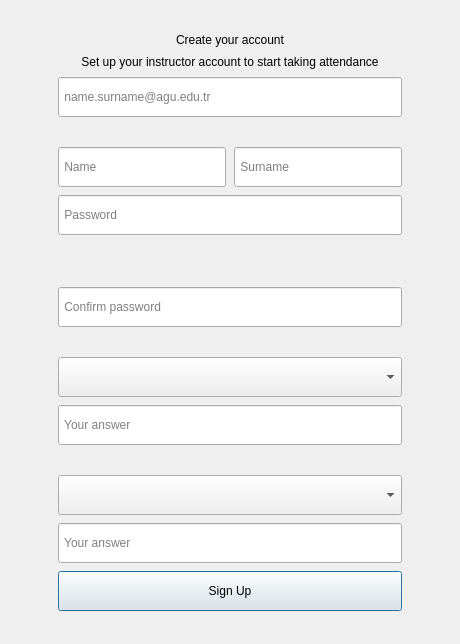
<?xml version="1.0" encoding="UTF-8"?>
<ui version="4.0">
 <class>Dialog</class>
 <widget class="QDialog" name="Dialog">
  <property name="geometry">
   <rect>
    <x>0</x>
    <y>0</y>
    <width>460</width>
    <height>640</height>
   </rect>
  </property>
  <property name="windowTitle">
   <string>Create Account</string>
  </property>
  <layout class="QVBoxLayout" name="root_layout">
   <property name="leftMargin"><number>0</number></property>
   <property name="topMargin"><number>0</number></property>
   <property name="rightMargin"><number>0</number></property>
   <property name="bottomMargin"><number>0</number></property>
   <item>
    <widget class="QWidget" name="background" native="true">
     <layout class="QVBoxLayout" name="background_layout">
      <item>
       <spacer name="top_spacer">
        <property name="orientation"><enum>Qt::Vertical</enum></property>
        <property name="sizeType"><enum>QSizePolicy::Expanding</enum></property>
        <property name="sizeHint" stdset="0"><size><width>20</width><height>40</height></size></property>
       </spacer>
      </item>
      <item>
       <layout class="QHBoxLayout" name="center_layout">
        <item>
         <spacer name="left_spacer">
          <property name="orientation"><enum>Qt::Horizontal</enum></property>
          <property name="sizeType"><enum>QSizePolicy::Expanding</enum></property>
          <property name="sizeHint" stdset="0"><size><width>40</width><height>20</height></size></property>
         </spacer>
        </item>
        <item>
         <widget class="QFrame" name="card_frame">
          <property name="minimumSize"><size><width>400</width><height>0</height></size></property>
          <property name="maximumSize"><size><width>400</width><height>16777215</height></size></property>
          <layout class="QVBoxLayout" name="card_layout">
           <property name="leftMargin"><number>28</number></property>
           <property name="topMargin"><number>24</number></property>
           <property name="rightMargin"><number>28</number></property>
           <property name="bottomMargin"><number>24</number></property>
           <property name="spacing"><number>8</number></property>
           <item>
            <widget class="QLabel" name="title_lbl">
             <property name="alignment"><set>Qt::AlignCenter</set></property>
             <property name="text"><string>Create your account</string></property>
            </widget>
           </item>
           <item>
            <widget class="QLabel" name="subtitle_lbl">
             <property name="alignment"><set>Qt::AlignCenter</set></property>
             <property name="wordWrap"><bool>true</bool></property>
             <property name="text"><string>Set up your instructor account to start taking attendance</string></property>
            </widget>
           </item>
           <item>
            <widget class="QLineEdit" name="email_le">
             <property name="minimumSize"><size><width>0</width><height>40</height></size></property>
             <property name="placeholderText"><string> name.surname@agu.edu.tr</string></property>
            </widget>
           </item>
           <item>
            <widget class="QLabel" name="email_error_lbl">
             <property name="visible"><bool>false</bool></property>
             <property name="wordWrap"><bool>true</bool></property>
             <property name="text"><string/></property>
            </widget>
           </item>
           <item>
            <layout class="QHBoxLayout" name="name_row">
             <item>
              <widget class="QLineEdit" name="name_le">
               <property name="minimumSize"><size><width>0</width><height>40</height></size></property>
               <property name="placeholderText"><string> Name</string></property>
              </widget>
             </item>
             <item>
              <widget class="QLineEdit" name="surname_le">
               <property name="minimumSize"><size><width>0</width><height>40</height></size></property>
               <property name="placeholderText"><string> Surname</string></property>
              </widget>
             </item>
            </layout>
           </item>
           <item>
            <widget class="QLineEdit" name="password_le">
             <property name="minimumSize"><size><width>0</width><height>40</height></size></property>
             <property name="echoMode"><enum>QLineEdit::Password</enum></property>
             <property name="placeholderText"><string> Password</string></property>
            </widget>
           </item>
           <item>
            <widget class="QLabel" name="password_strength_lbl">
             <property name="text"><string/></property>
            </widget>
           </item>
           <item>
            <widget class="QLabel" name="password_error_lbl">
             <property name="visible"><bool>false</bool></property>
             <property name="wordWrap"><bool>true</bool></property>
             <property name="text"><string/></property>
            </widget>
           </item>
           <item>
            <widget class="QLineEdit" name="password_again_le">
             <property name="minimumSize"><size><width>0</width><height>40</height></size></property>
             <property name="echoMode"><enum>QLineEdit::Password</enum></property>
             <property name="placeholderText"><string> Confirm password</string></property>
            </widget>
           </item>
           <item>
            <widget class="QLabel" name="password_again_error_lbl">
             <property name="visible"><bool>false</bool></property>
             <property name="wordWrap"><bool>true</bool></property>
             <property name="text"><string/></property>
            </widget>
           </item>
           <item>
            <widget class="QComboBox" name="security_question_ComboBox">
             <property name="minimumSize"><size><width>0</width><height>40</height></size></property>
            </widget>
           </item>
           <item>
            <widget class="QLineEdit" name="answer_le">
             <property name="minimumSize"><size><width>0</width><height>40</height></size></property>
             <property name="placeholderText"><string> Your answer</string></property>
            </widget>
           </item>
           <item>
            <widget class="QLabel" name="security_questions_error_lbl">
             <property name="visible"><bool>false</bool></property>
             <property name="wordWrap"><bool>true</bool></property>
             <property name="text"><string/></property>
            </widget>
           </item>
           <item>
            <widget class="QComboBox" name="security_question_2_ComboBox">
             <property name="minimumSize"><size><width>0</width><height>40</height></size></property>
            </widget>
           </item>
           <item>
            <widget class="QLineEdit" name="answer_2_le">
             <property name="minimumSize"><size><width>0</width><height>40</height></size></property>
             <property name="placeholderText"><string> Your answer</string></property>
            </widget>
           </item>
           <item>
            <widget class="QPushButton" name="sign_up_btn">
             <property name="minimumSize"><size><width>0</width><height>40</height></size></property>
             <property name="text"><string>Sign Up</string></property>
            </widget>
           </item>
          </layout>
         </widget>
        </item>
        <item>
         <spacer name="right_spacer">
          <property name="orientation"><enum>Qt::Horizontal</enum></property>
          <property name="sizeType"><enum>QSizePolicy::Expanding</enum></property>
          <property name="sizeHint" stdset="0"><size><width>40</width><height>20</height></size></property>
         </spacer>
        </item>
       </layout>
      </item>
      <item>
       <spacer name="bottom_spacer">
        <property name="orientation"><enum>Qt::Vertical</enum></property>
        <property name="sizeType"><enum>QSizePolicy::Expanding</enum></property>
        <property name="sizeHint" stdset="0"><size><width>20</width><height>40</height></size></property>
       </spacer>
      </item>
     </layout>
    </widget>
   </item>
  </layout>
 </widget>
 <resources/>
 <connections/>
</ui>
